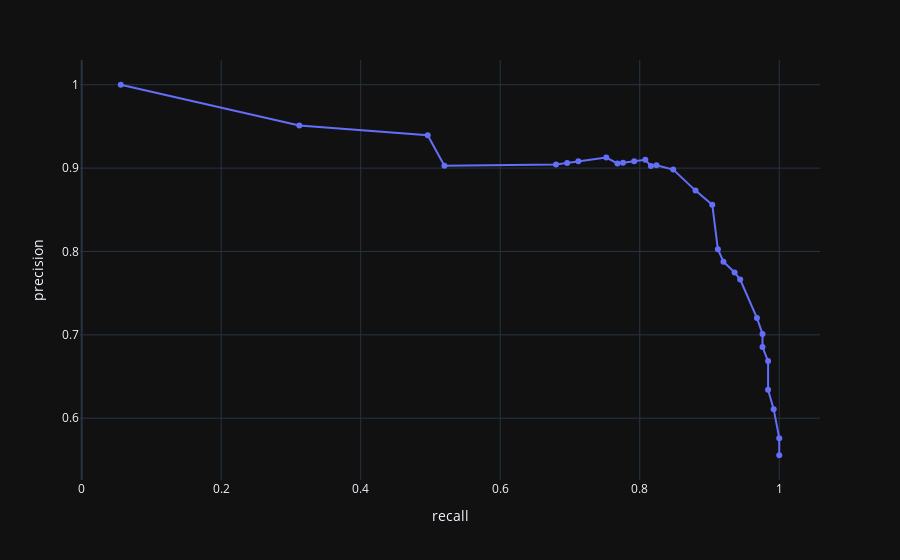

The notebook cell saved with this chart:
### Code cell
#model = KNeighborsClassifier(n_neighbors = 30)
#model.fit(df[['Income', 'Debt']], df['Status'])
#yhat_probabilities = model.predict_proba(df[['Income', 'Debt']])
#df["Status_number"] = (df["Status"] == "Paid") * 1
precision, recall, thresholds = precision_recall_curve(df["Status"], yhat_probabilities[:, 1], pos_label = "Paid")

precision_recall_data = pd.DataFrame({"precision" : precision[:-1], "recall": recall[:-1], "T": thresholds})
px.line(precision_recall_data, y = "precision", x = "recall", hover_name = "T", markers = True)
#plt.plot(recall, precision, '*')
#plt.xlabel("recall")
#plt.ylabel("precision")
#plt.text(recall[467], precision[467], f"T = {thresholds[467]:.2f}")
#plt.text(recall[400], precision[400], f"T = {thresholds[400]:.2f}")
#plt.text(recall[540], precision[540], f"T = {thresholds[540]:.2f}")
#plt.ylim(-0.03, 1.05)
#plt.savefig("images/precision_vs_recall_lm_better.png", dpi = 300, bbox_inches = "tight")
#https://scikit-learn.org/stable/auto_examples/model_selection/plot_precision_recall.html#sphx-glr-auto-examples-model-selection-plot-precision-recall-py

### Figure 1 — Plotly figure (JSON) as saved in the notebook; plotly's stock layout.template omitted (floating-point values rounded to 4 significant figures)
{"data": [{"hovertemplate": "<b>%{hovertext}</b><br><br>recall=%{x}<br>precision=%{y}<extra></extra>", "hovertext": [0.03333, 0.06667, 0.1, 0.1333, 0.1667, 0.2, 0.2333, 0.2667, 0.3, 0.3333, 0.3667, 0.4, 0.4333, 0.4667, 0.5, 0.5333, 0.5667, 0.6, 0.6333, 0.6667, 0.7, 0.7333, 0.7667, 0.8, 0.8333, 0.8667, 0.9, 0.9333, 0.9667], "legendgroup": "", "line": {"color": "#636efa", "dash": "solid"}, "marker": {"symbol": "circle"}, "mode": "lines+markers", "name": "", "orientation": "v", "showlegend": false, "x": [1.0, 1.0, 0.992, 0.984, 0.984, 0.976, 0.976, 0.968, 0.944, 0.936, 0.92, 0.912, 0.904, 0.88, 0.848, 0.824, 0.816, 0.808, 0.792, 0.776, 0.768, 0.752, 0.712, 0.696, 0.68, 0.52, 0.496, 0.312, 0.056], "xaxis": "x", "y": [0.5556, 0.576, 0.6108, 0.634, 0.6685, 0.6854, 0.7011, 0.7202, 0.7662, 0.7748, 0.7877, 0.8028, 0.8561, 0.873, 0.8983, 0.9035, 0.9027, 0.9099, 0.9083, 0.9065, 0.9057, 0.9126, 0.9082, 0.9062, 0.9043, 0.9028, 0.9394, 0.9512, 1.0], "yaxis": "y", "type": "scatter"}], "layout": {"xaxis": {"anchor": "y", "domain": [0.0, 1.0], "title": {"text": "recall"}}, "yaxis": {"anchor": "x", "domain": [0.0, 1.0], "title": {"text": "precision"}}, "legend": {"tracegroupgap": 0}, "margin": {"t": 60}}}
